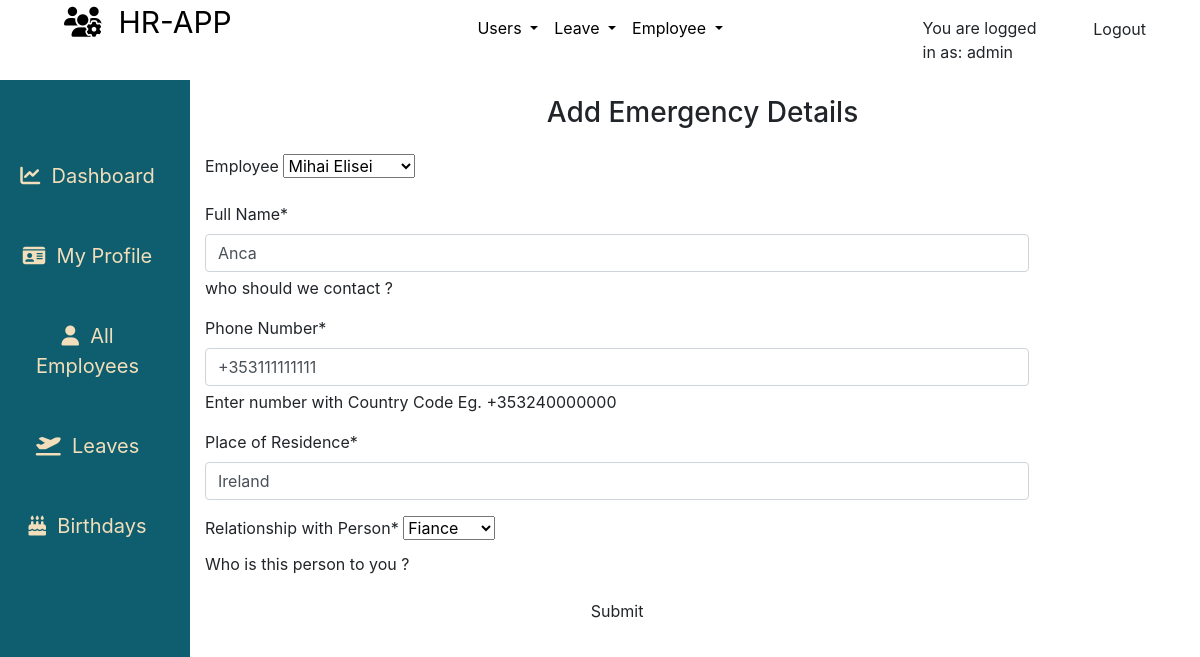
/employees/emergency/edit/1 (signed in), run on the app's committed database.
### employees/models.py (models this page shows, shortened)
class Emergency(models.Model):
    FATHER = 'Father'
    MOTHER = 'Mother'
    SIS = 'Sister'
    BRO = 'Brother'
    UNCLE = 'Uncle'
    AUNTY = 'Aunty'
    HUSBAND = 'Husband'
    WIFE = 'Wife'
    FIANCE = 'Fiance'
    FIANCEE = 'Fiancee'
    COUSIN = 'Cousin'
    NIECE = 'Niece'
    NEPHEW = 'Nephew'
    SON = 'Son'
    DAUGHTER = 'Daughter'
    EMERGENCY_RELATIONSHIP = (
    (FATHER,'Father'),
    (MOTHER,'Mother'),
    (SIS,'Sister'),
    (BRO,'Brother'),
    (UNCLE,'Uncle'),
    (AUNTY,'Aunty'),
    (HUSBAND,'Husband'),
    (WIFE,'Wife'),
    (FIANCE,'Fiance'),
    (COUSIN,'Cousin'),
    (FIANCEE,'Fiancee'),
    (NIECE,'Niece'),
    (NEPHEW,'Nephew'),
    (SON,'Son'),
    (DAUGHTER,'Daughter'),
    )
    employee = models.ForeignKey('Employee', on_delete=models.CASCADE, null=True, blank=True)
    fullname = models.CharField(_('Full Name'),help_text='who should we contact ?', max_length=255, null=True ,blank=False)
    tel = PhoneNumberField(null = False, blank=False, verbose_name='Phone Number', help_text= 'Enter number with Country Code Eg. +353240000000')
    location = models.CharField(_('Place of Residence'),max_length= 125,null=True,blank=False)
    relationship = models.CharField(_('Relationship with Person'),help_text='Who is this person to you ?', max_length=8, choices=EMERGENCY_RELATIONSHIP, blank=False, null=True)
    created = models.DateTimeField(verbose_name=_('Created'),auto_now_add=True)
    updated = models.DateTimeField(verbose_name=_('Updated'),auto_now=True)
    class Meta:
        verbose_name = 'Emergency'
        verbose_name_plural = 'Emergency'
        ordering = ['-created']

### employees/views.py (the view, shortened to what this page needs)
# urls.py: path('emergency/edit/<int:id>', views.emergency_edit, name='emergency_edit'),
def emergency_edit(request,id):
	if not (request.user.is_authenticated and request.user.is_superuser):
		return redirect('/')
	emergency = get_object_or_404(Emergency, id = id)
	employee = emergency.employee
	dataset = dict()
	form = EmergencyForm(request.POST or None,instance = emergency)
	dataset['form'] = form
	dataset['title'] = 'Updating Emergency Details for {0}'.format(employee.get_full_name)
	return render(request,'employees/emergency.html',dataset)

### employees/forms.py
class EmergencyForm(forms.ModelForm):
	class Meta:
		model = Emergency
		fields = ['employee', 'fullname', 'tel', 'location', 'relationship']

### employees/models.py (called while the page is built)
    def __str__(self):
        return self.get_full_name

    @property
    def get_full_name(self):
        fullname = ''
        firstname = self.firstname
        lastname = self.lastname
        othername = self.othername
        if (firstname and lastname) or othername is None:
            fullname = firstname + ' ' + lastname
            return fullname
        elif othername:
            fullname = firstname + ' ' + lastname + ' ' + othername
            return fullname
        return

### employees/templates/employees/emergency.html (shortened to what this page needs)
{% extends "base.html" %}
{% load static %}
{% load crispy_forms_tags %}
{% block content %}
<div class="container-fluid">
    <div class="row flex-nowrap mt-0">
        <div class="col-auto col-md-2 col-xl-2 px-sm-2 px-0 teal-color beige-color">
            <div class="d-flex flex-column align-items-center align-items-sm-start px-3 pt-2 min-vh-100">
                <ul class="nav nav-pills flex-column mb-sm-auto mt-5 align-items-center align-items-sm-right" id="menu"
                    style="width: 100%;">
                    <li class="nav-item sidebar-item">
                        <a href="{% url 'home' %}" class="nav-link align-middle px-0">
                            <i class="fas fa-chart-line"></i><span class="ms-1 d-none d-sm-inline">&nbsp;
                                Dashboard</span>
                        </a>
                    </li>
                    <li class="nav-item sidebar-item">
                        <a href="{% url 'userprofile' %}" class="nav-link align-middle px-0">
                            <i class="fas fa-id-card"></i><span class="ms-1 d-none d-sm-inline">&nbsp; My Profile</span>
                        </a>
                    </li>
                    {% if request.user.is_superuser and request.user.is_staff %}
                    <li class="nav-item sidebar-item">
                        <a href="{% url 'employees' %}" class="nav-link align-middle px-0">
                            <i class="fas fa-user"></i><span class="ms-1 d-none d-sm-inline">&nbsp; All Employees</span>
                        </a>
                    </li>
                    {% endif %}
                    <li class="nav-item sidebar-item">
                        <a href="#" class="nav-link align-middle px-0">
                            <i class="fas fa-plane-departure"></i><span class="ms-1 d-none d-sm-inline">&nbsp;
                                Leaves</span>
                        </a>
                    </li>
                    <li class="nav-item sidebar-item">
                        <a href="{% url 'birthdays' %}" class="nav-link align-middle px-0">
                            <i class="fas fa-birthday-cake"></i><span class="ms-1 d-none d-sm-inline">&nbsp;
                                Birthdays</span>
                        </a>
                    </li>
                </ul>
            </div>
        </div>
        <div class="col-10">
            <div class="form-wrapper scroll-form">
                <div class="row">
                    <div class="col-lg-12 col-md-12 col-sm-12 text-center">
                        <h3 class="p-3 table-title">Add Emergency Details</h3>
                    </div>
                </div>
                <div class="row">
                    <div class="col-lg-10 col-md-12 col-sm-12 center-form">
                        <form action="" method="POST" enctype="multipart/form-data">
                            {{form | crispy }}
                            <button type="submit" class="btn btn-md btn-block mb-3 btn-submit">Submit</button>
                        </form>
                    </div>
                </div>
        </div>
    </div>
</div>
{% endblock %}

### templates/base.html (shortened to what this page needs)
{% load static %}
<!doctype html>
<html lang="en">
<head>
    {% block corecss %}
    <link rel="stylesheet" href="https://stackpath.bootstrapcdn.com/bootstrap/4.4.1/css/bootstrap.min.css"
>
    <link rel="stylesheet" href="{% static 'css/base.css' %}">
    <link rel="stylesheet" href="https://cdn.jsdelivr.net/npm/flatpickr/dist/flatpickr.min.css">
    {% endblock %}
<body>
    <header class="container-fluid">
        <div class="row">
            <div class="col-{% if user.is_authenticated %}3{% else %}9{% endif %}">
                <div class="mx-3 pl-5">
                    <a href="#" class="main-logo-link logo-font text-black main-logo">
                        {% block navbar-content %}
                        <i class="fas fa-users-cog"></i>&nbsp;&nbsp;HR-APP
                        {% endblock navbar-content %}
                    </a>
                </div>
            </div>
            {% if user.is_authenticated %}
            {% if request.user.is_superuser %}
            <div class="col-6">
                <nav class="navbar navbar-expand-lg">
                    <ul class="navbar-nav mr-auto mx-auto">
                        <li class="nav-item dropdown">
                            <a class="nav-link dropdown-toggle  text-black" href="#" role="button" data-toggle="dropdown" aria-expanded="false">
                              Users
                            </a>
                        </li>
                        <li class="nav-item dropdown">
                            <a class="nav-link dropdown-toggle  text-black" href="#" role="button" data-toggle="dropdown" aria-expanded="false">
                                Leave
                            </a>
                        </li>
                        <li class="nav-item dropdown">
                            <a class="nav-link dropdown-toggle  text-black" href="#" role="button" data-toggle="dropdown" aria-expanded="false">
                                Employee
                            </a>
                        </li>
                    </ul>
                </nav>
            </div>
            {% endif %}
            {% endif %}
            <div class="col-3">
                {% if user.is_authenticated %}
                <div class="row ">
                    <div class="col-6 ">
                        <p class="pt-3">You are logged in as: <span>{{ request.user }}</span></p>
                    </div>
                    <div class="col-6">
                        <a href="{% url 'account_logout' %}" class="btn btn-md p-3" id="btn-nav">Logout</a>
                    </div>
                </div>
                {% else %}
                <a href="{% url 'account_login' %}" class="btn btn-md" id="btn-nav">Login</a>
                {% endif %}
            </div>
        </div>
    </header>
    {% block content %}
    {% endblock %}
</body>
</html>

### static/css/base.css (style rules this page uses)
html, body { padding: 0; height: 100%; margin: 0; max-width: 100%; }
.teal-color { background-color: #0E5E6F; }
.beige-color { color:#F2DEBA; }
.text-black { color: #000 !important; }
.logo-font { text-transform: uppercase; }
.main-logo { font-size: 30px; }
.sidebar-item a { text-decoration: none; color:#F2DEBA; font-size: 20px; text-align: center; padding: 25px; }
.nav-pills { text-align: center!important; }
.container-fluid { margin: 0; padding: 0; }
.scroll-form { overflow: scroll; max-height: 80vh; }

### data on the page
Emergency: employee "Mihai Elisei", fullname "Anca", tel "+353111111111", location "Ireland", relationship "Fiance"

### other printed values
{{ request.user }} "admin"
